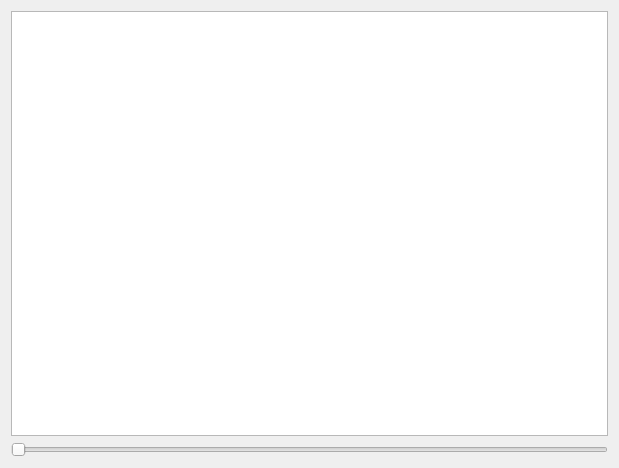
<?xml version="1.0" encoding="UTF-8"?>
<ui version="4.0">
 <class>Dialog</class>
 <widget class="QDialog" name="Dialog">
  <property name="geometry">
   <rect>
    <x>0</x>
    <y>0</y>
    <width>619</width>
    <height>468</height>
   </rect>
  </property>
  <property name="windowTitle">
   <string>Dialog</string>
  </property>
  <layout class="QGridLayout" name="gridLayout">
   <item row="1" column="0">
    <widget class="QSlider" name="hSlider">
     <property name="minimum">
      <number>1</number>
     </property>
     <property name="maximum">
      <number>1000</number>
     </property>
     <property name="orientation">
      <enum>Qt::Horizontal</enum>
     </property>
     <property name="invertedControls">
      <bool>false</bool>
     </property>
    </widget>
   </item>
   <item row="0" column="0">
    <widget class="QGraphicsView" name="view"/>
   </item>
  </layout>
 </widget>
 <resources/>
 <connections/>
</ui>
